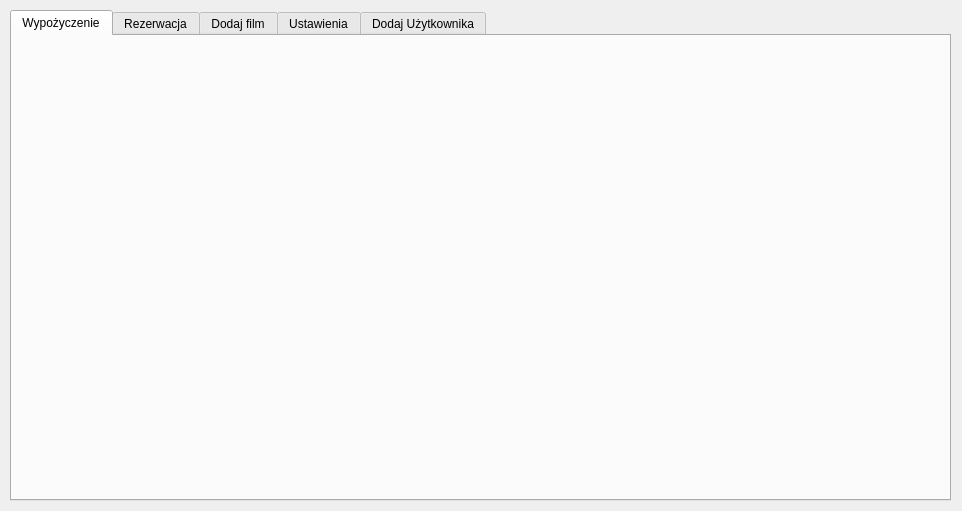
<?xml version="1.0" encoding="UTF-8"?>
<ui version="4.0">
 <class>Wypozyczalnia</class>
 <widget class="QWidget" name="Wypozyczalnia">
  <property name="geometry">
   <rect>
    <x>0</x>
    <y>0</y>
    <width>962</width>
    <height>511</height>
   </rect>
  </property>
  <property name="windowTitle">
   <string>Form</string>
  </property>
  <widget class="QTabWidget" name="tabWidget">
   <property name="enabled">
    <bool>true</bool>
   </property>
   <property name="geometry">
    <rect>
     <x>10</x>
     <y>10</y>
     <width>941</width>
     <height>491</height>
    </rect>
   </property>
   <property name="currentIndex">
    <number>0</number>
   </property>
   <widget class="QWidget" name="tabWypozyczenie">
    <attribute name="title">
     <string>Wypożyczenie</string>
    </attribute>
   </widget>
   <widget class="QWidget" name="tabRezerwacja">
    <attribute name="title">
     <string>Rezerwacja</string>
    </attribute>
   </widget>
   <widget class="QWidget" name="tabDodajFilm">
    <attribute name="title">
     <string>Dodaj film</string>
    </attribute>
    <widget class="QWidget" name="layoutWidget">
     <property name="geometry">
      <rect>
       <x>20</x>
       <y>40</y>
       <width>751</width>
       <height>373</height>
      </rect>
     </property>
     <layout class="QGridLayout" name="gridLayout_6">
      <item row="0" column="0">
       <layout class="QGridLayout" name="gridLayout">
        <item row="0" column="0">
         <widget class="QLabel" name="label_5">
          <property name="minimumSize">
           <size>
            <width>68</width>
            <height>0</height>
           </size>
          </property>
          <property name="text">
           <string>Tytuł:</string>
          </property>
          <property name="buddy">
           <cstring>lineEditTytul</cstring>
          </property>
         </widget>
        </item>
        <item row="0" column="1">
         <widget class="QLineEdit" name="lineEditTytul"/>
        </item>
       </layout>
      </item>
      <item row="1" column="0">
       <layout class="QGridLayout" name="gridLayout_2">
        <item row="0" column="1">
         <widget class="QLineEdit" name="lineEditRok"/>
        </item>
        <item row="0" column="2">
         <spacer name="horizontalSpacer_4">
          <property name="orientation">
           <enum>Qt::Horizontal</enum>
          </property>
          <property name="sizeType">
           <enum>QSizePolicy::MinimumExpanding</enum>
          </property>
          <property name="sizeHint" stdset="0">
           <size>
            <width>600</width>
            <height>20</height>
           </size>
          </property>
         </spacer>
        </item>
        <item row="0" column="0">
         <widget class="QLabel" name="label_6">
          <property name="sizePolicy">
           <sizepolicy hsizetype="Preferred" vsizetype="Preferred">
            <horstretch>0</horstretch>
            <verstretch>0</verstretch>
           </sizepolicy>
          </property>
          <property name="minimumSize">
           <size>
            <width>68</width>
            <height>0</height>
           </size>
          </property>
          <property name="text">
           <string>Rok produkcji:</string>
          </property>
          <property name="buddy">
           <cstring>lineEditRok</cstring>
          </property>
         </widget>
        </item>
       </layout>
      </item>
      <item row="2" column="0">
       <layout class="QGridLayout" name="gridLayout_5">
        <item row="0" column="0">
         <widget class="QLabel" name="label_9">
          <property name="minimumSize">
           <size>
            <width>68</width>
            <height>0</height>
           </size>
          </property>
          <property name="text">
           <string>Opis:</string>
          </property>
         </widget>
        </item>
        <item row="0" column="1">
         <widget class="QPlainTextEdit" name="plainTextEditOpis"/>
        </item>
       </layout>
      </item>
      <item row="4" column="0">
       <layout class="QGridLayout" name="gridLayout_4">
        <item row="0" column="1">
         <widget class="QComboBox" name="comboBoxGatunek1">
          <property name="minimumSize">
           <size>
            <width>72</width>
            <height>0</height>
           </size>
          </property>
          <property name="maximumSize">
           <size>
            <width>72</width>
            <height>16777215</height>
           </size>
          </property>
         </widget>
        </item>
        <item row="1" column="1">
         <widget class="QComboBox" name="comboBoxGatunek2">
          <property name="minimumSize">
           <size>
            <width>72</width>
            <height>0</height>
           </size>
          </property>
          <property name="maximumSize">
           <size>
            <width>72</width>
            <height>16777215</height>
           </size>
          </property>
         </widget>
        </item>
        <item row="0" column="0">
         <widget class="QLabel" name="label_7">
          <property name="minimumSize">
           <size>
            <width>68</width>
            <height>0</height>
           </size>
          </property>
          <property name="text">
           <string>Gatunek1:</string>
          </property>
          <property name="buddy">
           <cstring>comboBoxGatunek1</cstring>
          </property>
         </widget>
        </item>
        <item row="2" column="0">
         <widget class="QLabel" name="label_11">
          <property name="text">
           <string>Gatunek3:</string>
          </property>
          <property name="buddy">
           <cstring>comboBoxGatunek3</cstring>
          </property>
         </widget>
        </item>
        <item row="2" column="1">
         <widget class="QComboBox" name="comboBoxGatunek3">
          <property name="minimumSize">
           <size>
            <width>72</width>
            <height>0</height>
           </size>
          </property>
          <property name="maximumSize">
           <size>
            <width>72</width>
            <height>16777215</height>
           </size>
          </property>
         </widget>
        </item>
        <item row="1" column="0">
         <widget class="QLabel" name="label_10">
          <property name="text">
           <string>Gatunek2:</string>
          </property>
          <property name="buddy">
           <cstring>comboBoxGatunek2</cstring>
          </property>
         </widget>
        </item>
        <item row="2" column="2">
         <spacer name="horizontalSpacer">
          <property name="orientation">
           <enum>Qt::Horizontal</enum>
          </property>
          <property name="sizeHint" stdset="0">
           <size>
            <width>40</width>
            <height>20</height>
           </size>
          </property>
         </spacer>
        </item>
       </layout>
      </item>
      <item row="3" column="0">
       <layout class="QGridLayout" name="gridLayout_3">
        <item row="0" column="1">
         <widget class="QSpinBox" name="spinBoxIleKopii">
          <property name="value">
           <number>1</number>
          </property>
         </widget>
        </item>
        <item row="0" column="0">
         <widget class="QLabel" name="label_8">
          <property name="minimumSize">
           <size>
            <width>68</width>
            <height>0</height>
           </size>
          </property>
          <property name="text">
           <string>Ilość kopii:</string>
          </property>
          <property name="buddy">
           <cstring>spinBoxIleKopii</cstring>
          </property>
         </widget>
        </item>
        <item row="0" column="2">
         <spacer name="horizontalSpacer_2">
          <property name="orientation">
           <enum>Qt::Horizontal</enum>
          </property>
          <property name="sizeType">
           <enum>QSizePolicy::MinimumExpanding</enum>
          </property>
          <property name="sizeHint" stdset="0">
           <size>
            <width>40</width>
            <height>20</height>
           </size>
          </property>
         </spacer>
        </item>
       </layout>
      </item>
     </layout>
    </widget>
   </widget>
   <widget class="QWidget" name="tabUstawienia">
    <attribute name="title">
     <string>Ustawienia</string>
    </attribute>
   </widget>
   <widget class="QWidget" name="tabDodajUzytkownika">
    <attribute name="title">
     <string>Dodaj Użytkownika</string>
    </attribute>
    <widget class="QWidget" name="layoutWidget">
     <property name="geometry">
      <rect>
       <x>60</x>
       <y>20</y>
       <width>221</width>
       <height>111</height>
      </rect>
     </property>
     <layout class="QFormLayout" name="formLayout">
      <item row="0" column="0">
       <widget class="QLabel" name="label">
        <property name="text">
         <string>Login:</string>
        </property>
        <property name="buddy">
         <cstring>lineEditLogin</cstring>
        </property>
       </widget>
      </item>
      <item row="0" column="1">
       <widget class="QLineEdit" name="lineEditLogin"/>
      </item>
      <item row="1" column="0">
       <widget class="QLabel" name="label_2">
        <property name="text">
         <string>Hasło:</string>
        </property>
        <property name="buddy">
         <cstring>lineEditHaslo</cstring>
        </property>
       </widget>
      </item>
      <item row="1" column="1">
       <widget class="QLineEdit" name="lineEditHaslo">
        <property name="echoMode">
         <enum>QLineEdit::Password</enum>
        </property>
       </widget>
      </item>
      <item row="2" column="0">
       <widget class="QLabel" name="label_3">
        <property name="text">
         <string>Imię:</string>
        </property>
        <property name="buddy">
         <cstring>lineEditImie</cstring>
        </property>
       </widget>
      </item>
      <item row="2" column="1">
       <widget class="QLineEdit" name="lineEditImie"/>
      </item>
      <item row="3" column="0">
       <widget class="QLabel" name="label_4">
        <property name="text">
         <string>Nazwisko:</string>
        </property>
        <property name="buddy">
         <cstring>lineEditNazwisko</cstring>
        </property>
       </widget>
      </item>
      <item row="3" column="1">
       <widget class="QLineEdit" name="lineEditNazwisko"/>
      </item>
     </layout>
    </widget>
    <widget class="QPushButton" name="pushButtonDodajUzytkownika">
     <property name="geometry">
      <rect>
       <x>190</x>
       <y>140</y>
       <width>91</width>
       <height>21</height>
      </rect>
     </property>
     <property name="text">
      <string>Dodaj</string>
     </property>
    </widget>
    <widget class="QLabel" name="komunikaty">
     <property name="geometry">
      <rect>
       <x>60</x>
       <y>200</y>
       <width>221</width>
       <height>41</height>
      </rect>
     </property>
     <property name="font">
      <font>
       <weight>75</weight>
       <bold>true</bold>
      </font>
     </property>
    </widget>
   </widget>
  </widget>
 </widget>
 <tabstops>
  <tabstop>lineEditTytul</tabstop>
  <tabstop>lineEditRok</tabstop>
  <tabstop>plainTextEditOpis</tabstop>
  <tabstop>spinBoxIleKopii</tabstop>
  <tabstop>comboBoxGatunek1</tabstop>
  <tabstop>comboBoxGatunek2</tabstop>
  <tabstop>comboBoxGatunek3</tabstop>
  <tabstop>lineEditLogin</tabstop>
  <tabstop>lineEditHaslo</tabstop>
  <tabstop>lineEditImie</tabstop>
  <tabstop>lineEditNazwisko</tabstop>
  <tabstop>pushButtonDodajUzytkownika</tabstop>
  <tabstop>tabWidget</tabstop>
 </tabstops>
 <resources/>
 <connections/>
</ui>
